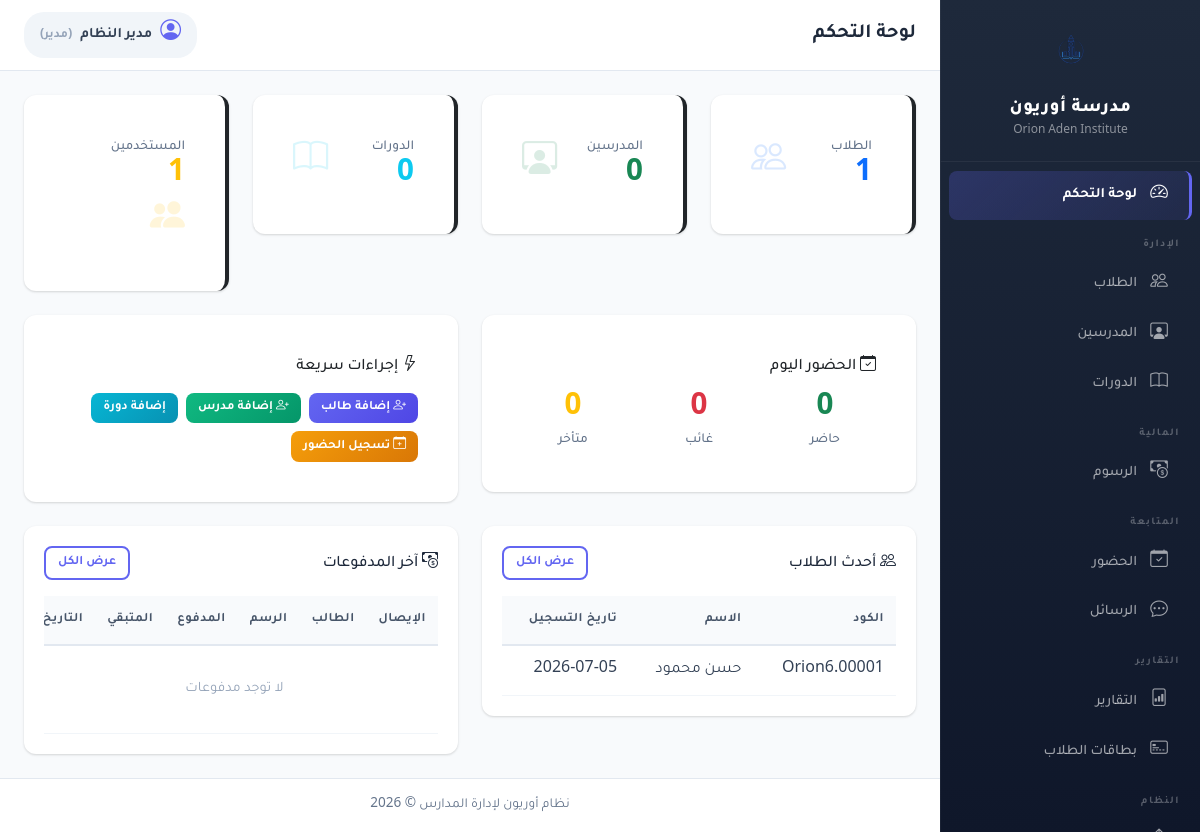
/dashboard.php (signed in), run on the app's committed database.
### tables this page shows
CREATE TABLE `settings` (
  `id` int(11) unsigned NOT NULL AUTO_INCREMENT,
  `setting_key` varchar(100) NOT NULL,
  `setting_value` text DEFAULT NULL,
  `group_name` varchar(50) DEFAULT 'general',
  `created_at` timestamp NOT NULL DEFAULT current_timestamp(),
  `updated_at` timestamp NOT NULL DEFAULT current_timestamp() ON UPDATE current_timestamp(),
  PRIMARY KEY (`id`),
  UNIQUE KEY `setting_key` (`setting_key`)
);

CREATE TABLE `users` (
  `id` int(11) unsigned NOT NULL AUTO_INCREMENT,
  `username` varchar(50) NOT NULL,
  `email` varchar(100) DEFAULT NULL,
  `password` varchar(255) NOT NULL,
  `full_name` varchar(100) NOT NULL,
  `role` enum('admin','staff') NOT NULL DEFAULT 'staff',
  `phone` varchar(20) DEFAULT NULL,
  `avatar` varchar(255) DEFAULT NULL,
  `is_active` tinyint(1) NOT NULL DEFAULT 1,
  `last_login` datetime DEFAULT NULL,
  `created_at` timestamp NOT NULL DEFAULT current_timestamp(),
  `updated_at` timestamp NOT NULL DEFAULT current_timestamp() ON UPDATE current_timestamp(),
  PRIMARY KEY (`id`),
  UNIQUE KEY `username` (`username`),
  UNIQUE KEY `email` (`email`)
);

CREATE TABLE `students` (
  `id` int(11) unsigned NOT NULL AUTO_INCREMENT,
  `student_code` varchar(20) NOT NULL,
  `first_name` varchar(50) NOT NULL,
  `last_name` varchar(50) NOT NULL,
  `father_name` varchar(100) DEFAULT NULL,
  `mother_name` varchar(100) DEFAULT NULL,
  `gender` enum('male','female') NOT NULL,
  `date_of_birth` date DEFAULT NULL,
  `phone` varchar(20) DEFAULT NULL,
  `email` varchar(100) DEFAULT NULL,
  `address` text DEFAULT NULL,
  `photo` varchar(255) DEFAULT NULL,
  `enrollment_date` date NOT NULL,
  `status` enum('active','inactive','graduated','suspended') NOT NULL DEFAULT 'active',
  `notes` text DEFAULT NULL,
  `created_at` timestamp NOT NULL DEFAULT current_timestamp(),
  `updated_at` timestamp NOT NULL DEFAULT current_timestamp() ON UPDATE current_timestamp(),
  PRIMARY KEY (`id`),
  UNIQUE KEY `student_code` (`student_code`),
  UNIQUE KEY `email` (`email`)
);

### dashboard.php (the view, shortened to what the rows shown need)
<?php
require_once __DIR__ . '/config/app.php';
$user = getCurrentUser();
$recentStudents = getRows("SELECT id, student_code, first_name, last_name, enrollment_date FROM students ORDER BY created_at DESC LIMIT 5");
?>
<?php include __DIR__ . '/includes/header.php'; ?>
<?php include __DIR__ . '/includes/sidebar.php'; ?>
<div class="main-content">
    <nav class="topbar d-flex justify-content-between align-items-center">
        <div class="d-flex align-items-center">
            <span class="ms-2">
                <i class="bi bi-person-circle"></i> <?= htmlspecialchars($user['full_name']) ?>
                <small class="text-muted">(<?= getRoleLabel() ?>)</small>
            </span>
        </div>
    </nav>
    <div class="page-content">
        <div class="row g-4">
            <?php if (hasPermission('students', 'view')): ?>
            <div class="col-md-6">
                <div class="table-container">
                    <div class="table-responsive">
                        <table class="table table-hover">
                            <thead>
                                <tr>
                                    <th>الكود</th>
                                    <th>الاسم</th>
                                    <th>تاريخ التسجيل</th>
                                </tr>
                            </thead>
                            <tbody>
                                <?php if (empty($recentStudents)): ?>
                                    <tr><td colspan="3" class="text-center text-muted">لا يوجد طلاب</td></tr>
                                <?php else: ?>
                                    <?php foreach ($recentStudents as $s): ?>
                                    <tr>
                                        <td><?= htmlspecialchars($s['student_code']) ?></td>
                                        <td><?= htmlspecialchars($s['first_name'] . ' ' . $s['last_name']) ?></td>
                                        <td><?= $s['enrollment_date'] ?></td>
                                    </tr>
                                    <?php endforeach; ?>
                                <?php endif; ?>
                            </tbody>
                        </table>
                    </div>
                </div>
            </div>
            <?php endif; ?>
            <?php if (hasPermission('fees', 'view')): ?>
            <div class="col-md-6">
                <div class="table-container">
                    <div class="table-responsive">
                        <table class="table table-hover">
                            <thead>
                                <tr>
                                    <th>الإيصال</th>
                                    <th>الطالب</th>
                                    <th>الرسم</th>
                                    <th>المدفوع</th>
                                    <th>المتبقي</th>
                                    <th>التاريخ</th>
                                </tr>
                            </thead>
                        </table>
                    </div>
                </div>
            </div>
            <?php endif; ?>
        </div>
    </div>
</div>
<?php include __DIR__ . '/includes/footer.php'; ?>

### includes/sidebar.php (shortened to what the rows shown need)
<div class="sidebar">
    <div class="sidebar-brand">
        <img src="<?= BASE_URL ?>/assets/img/Orion.png?v=<?= ASSET_VER ?>" alt="Logo" style="height:70px;width:auto;margin-bottom:8px;">
        <h4><?= getSetting('school_name', 'أوريون') ?></h4>
        <small class="text-white-50">Orion Aden Institute</small>
    </div>
</div>

### data on the page
settings: setting_value "مدرسة أوريون"
users: full_name "مدير النظام"
students: student_code "Orion6.00001", first_name+last_name "حسن محمود", enrollment_date "2026-07-05"

### other printed values
getRoleLabel() "مدير"
$totalStudents "1"
$totalTeachers "0"
$totalCourses "0"
$totalUsers "1"
$todayAttendance['present'] "0"
$todayAttendance['absent'] "0"
$todayAttendance['late'] "0"
